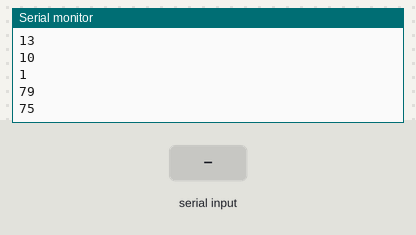
Bench run of a sketch on a simulated Arduino Uno, built with avr-gcc and run on an emulated ATmega328P. Shown: the last lines printed to the serial monitor. The test bench sets the inputs (shaded band). Storage starts empty; the modem accepts every AT command (registered, SIM ready, sends succeed) and sends nothing else; the audio player accepts every command and is not drawn.

Above: at 1.7 s.
1.8 s: "1" received over the second serial link
At 3.2 s:
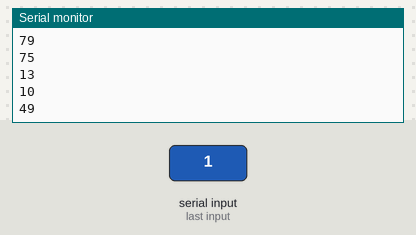
3.3 s: "0" received over the second serial link
At 4.1 s:
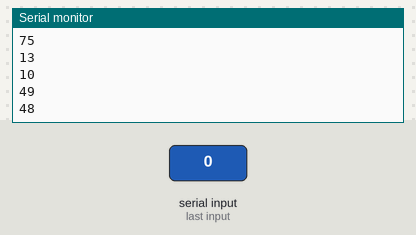
4.8 s: "2" received over the second serial link
At 5.3 s:
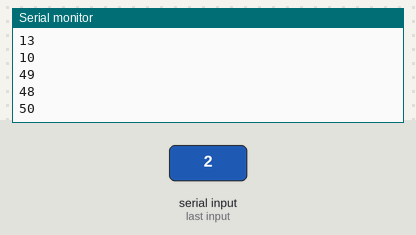
Timing chart, 0 to 7.8 s (numbered marks = the images above; inputs shaded):
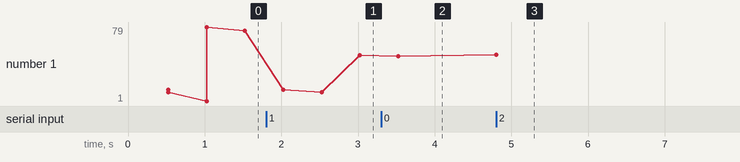

The sketch:

sketch_may18a.ino
```cpp
#include <SD.h>
#include <SPI.h>
#include <TMRpcm.h>
#include <SoftwareSerial.h>

#define PIN_RXBT        2
#define PIN_TXBT        3
#define PIN_SD          10
#define PIN_SPEAKER     9

#define SONUN           0
#define SONDEUX         1
#define SONTROIS        2

#define ALLUME          1
#define PAUSE           0

SoftwareSerial BTSerial(PIN_RXBT, PIN_TXBT); // RX | TX
TMRpcm tmrpcm;

int etatSon[2] = {SONUN, PAUSE};
int state = 0;
boolean NL = true;

void setup() {
  // put your setup code here, to run once:
  Serial.begin(115200);
  BTSerial.begin(38400);
  pinMode(PIN_RXBT, INPUT);
  pinMode(PIN_TXBT, OUTPUT);
  tmrpcm.speakerPin = PIN_SPEAKER;
  delay(500);
  if (!SD.begin(PIN_SD)){
    Serial.println("SD fail");
    return;
  }

  tmrpcm.setVolume(5); //
  tmrpcm.play("son1.wav");
  BTSerial.print("AT+VERSION?");
  BTSerial.print("\r\n");
  Serial.println(BTSerial.read());
}

void loop() {
  if(receptionBT());
  else Serial.println('Error At : receptionBT');
}

int receptionBT(){
  if (BTSerial.available()){
        state = (int)BTSerial.read();
        Serial.println(state);
        if(controller());
        else {
          Serial.println('Error At : controller');
          return 0;
        }
  }
  return 1;
}

int controller(){
  int sonPrev = etatSon[0];
  int etatSonPrev = etatSon[1];
  int toChange = 0;
  switch(state){
      case 2:
        etatSon[0] = SONUN;
        etatSon[1] = ALLUME;
        break;
      case 4:
        etatSon[0] = SONDEUX;
        etatSon[1] = ALLUME;
        break;
      case 6:
        etatSon[0] = SONTROIS;
        etatSon[1] = ALLUME;
        break;
      case 8:
        etatSon[1] = PAUSE;
        break;
      case 10:
        etatSon[1] = ALLUME;
        break;
  }
  if(sonPrev != etatSon[0]) toChange = 1;
  if(etatSonPrev != etatSon[1]) toChange = 2;
  delay(500);
  if(majSon(toChange));
  return 1;
}

int majSon(int toChange){
  switch(toChange){
    case 1:
      switch(etatSon[0]){
        case SONUN:
          tmrpcm.play("son1.wav");
          Serial.println("Son 1");
          break;
        case SONDEUX:
          tmrpcm.play("son2.wav");
          Serial.println("Son 2");
          break;
        case SONTROIS:
          tmrpcm.play("son3.wav");
          Serial.println("Son 3");
          break;
      }
      break;
    case 2:
      etatSon[1] ? tmrpcm.play("son1.wav") : tmrpcm.pause();
      Serial.println(etatSon[1]);
      break;
    default:
      break;
  }
  return 1;
}
```

Measured:
- after the input at 1.8 s, the serial monitor: prints a new line after 1.2 s (image 1)
- after the input at 3.3 s, the serial monitor: prints a new line after 0.23 s (image 2)
- after the input at 4.8 s, the serial monitor: prints a new line at once (image 3)
- plotted number 1: 75 → 49 after the input at 1.8 s, 49 → 48 after the input at 3.3 s, 48 → 50 after the input at 4.8 s
